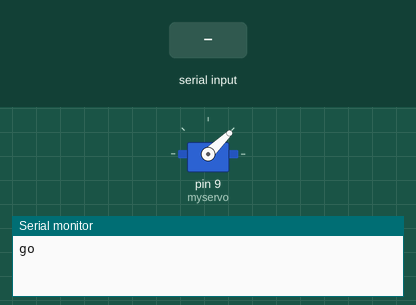
The sketch below on a simulated Arduino Uno, built with avr-gcc and run on an emulated ATmega328P. Parts: servo, the last lines printed to the serial monitor. The inputs (shaded band) are chosen by the test bench.

Above: at 8.2 s.
8.3 s: "90,45\n" received over Serial
At 8.7 s:
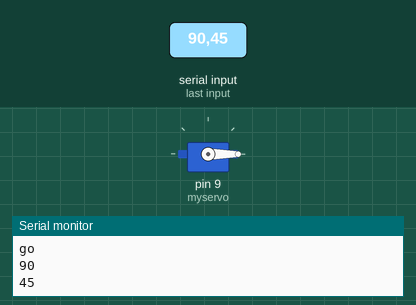
Timing chart, 0 to 11.3 s (numbered marks = the images above; inputs shaded):
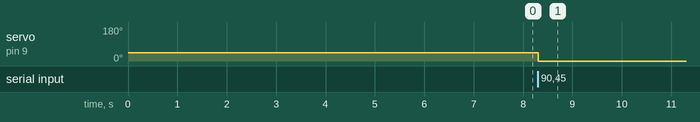

Measured:
- after the input at 8.3 s, servo on pin 9 (myservo): 44° → 0° at once

The sketch:

bldc.ino
```cpp
#include <Servo.h>
Servo myservo;     // create servo object to control the ESC
//int potValue;  // value from the analog pin
int val = 0;
void setup() {
  // Attach the ESC on pin 9
  Serial.begin(9600);
  myservo.attach(9); // (pin, min pulse width, max pulse width in microseconds)
  myservo.writeMicroseconds(1000);
  delay(7000);
  Serial.println("go");

}
void loop() {

  val = Serial.parseInt();
  if(Serial.available() && val != 0){
    if(val == -1)
    {
      myservo.writeMicroseconds(0);
      Serial.println(val);
    }
    else{
      Serial.println(val);
      myservo.writeMicroseconds(val);
    }
  }
}
```
